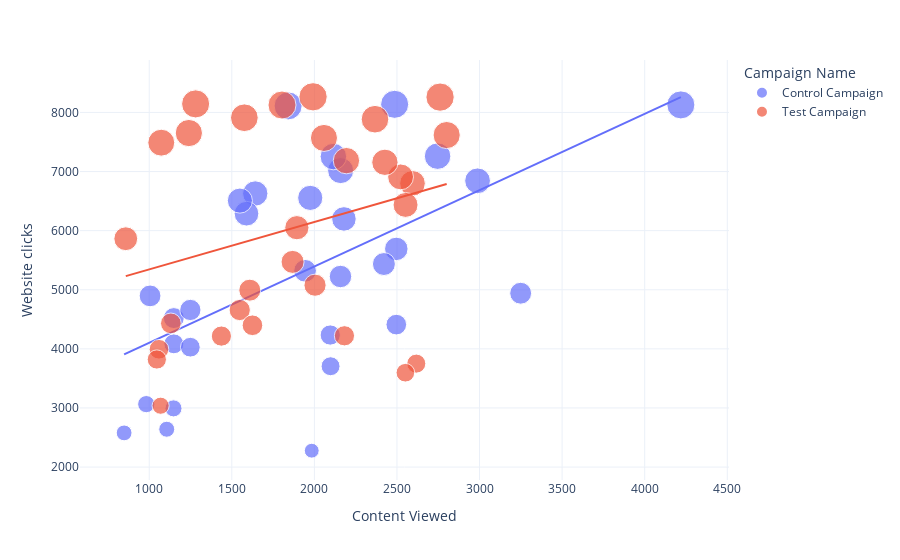

Notebook code cell kept with this figure:
### Markdown cell above
There’s only a difference of around 1% in the purchases made from both ad campaigns. As the Control campaign resulted in more sales in less amount spent on marketing, the control campaign wins here!

### Code cell
#Now let’s analyze some metrics to find which ad campaign converts more. 
#I will first look at the relationship between the number of website clicks and content viewed from both campaigns:

figure = px.scatter(data_frame=ab_data,
                   x="Content Viewed",
                   y="Website clicks",
                   size="Website clicks",
                   color="Campaign Name",
                   trendline="ols")
figure.show()

### Figure 1 — Plotly figure (JSON) as saved in the notebook; plotly's stock layout.template omitted (floating-point values rounded to 4 significant figures)
{"data": [{"hovertemplate": "Campaign Name=Control Campaign<br>Content Viewed=%{x}<br>Website clicks=%{marker.size}<extra></extra>", "legendgroup": "Control Campaign", "marker": {"color": "#636efa", "size": [7016, 2277, 8137, 2993, 6554, 4521, 4896, 5224, 6628, 7253, 3706, 8110, 2578, 5691, 6843, 4410, 4085, 4234, 5435, 4941, 6287, 8127, 6508, 4658, 3065, 5321.0, 4028, 2640, 7260, 6198], "sizemode": "area", "sizeref": 20.66, "symbol": "circle"}, "mode": "markers", "name": "Control Campaign", "orientation": "v", "showlegend": true, "type": "scatter", "x": [2159, 1984, 2486, 1147, 1975, 1149, 1005, 2158, 1642, 2115, 2098, 1841, 848, 2496, 2988, 2496, 1149, 2096, 2421, 3249, 1589, 4219, 1549, 1249, 982, 1944.0, 1249, 1106, 2746, 2179], "xaxis": "x", "y": [7016, 2277, 8137, 2993, 6554, 4521, 4896, 5224, 6628, 7253, 3706, 8110, 2578, 5691, 6843, 4410, 4085, 4234, 5435, 4941, 6287, 8127, 6508, 4658, 3065, 5321.0, 4028, 2640, 7260, 6198], "yaxis": "y"}, {"hovertemplate": "<b>OLS trendline</b><br>Website clicks = 1.29125 * Content Viewed + 2810.87<br>R<sup>2</sup>=0.326398<br><br>Campaign Name=Control Campaign<br>Content Viewed=%{x}<br>Website clicks=%{y} <b>(trend)</b><extra></extra>", "legendgroup": "Control Campaign", "marker": {"color": "#636efa", "symbol": "circle"}, "mode": "lines", "name": "Control Campaign", "showlegend": false, "type": "scatter", "x": [848, 982, 1005, 1106, 1147, 1149, 1149, 1249, 1249, 1549, 1589, 1642, 1841, 1944.0, 1975, 1984, 2096, 2098, 2115, 2158, 2159, 2179, 2421, 2486, 2496, 2496, 2746, 2988, 3249, 4219], "xaxis": "x", "y": [3906.0, 4079.0, 4109.0, 4239.0, 4292.0, 4295.0, 4295.0, 4424.0, 4424.0, 4811.0, 4863.0, 4931.0, 5188.0, 5321.0, 5361.0, 5373.0, 5517.0, 5520.0, 5542.0, 5597.0, 5599.0, 5625.0, 5937.0, 6021.0, 6034.0, 6034.0, 6357.0, 6669.0, 7006.0, 8259.0], "yaxis": "y"}, {"hovertemplate": "Campaign Name=Test Campaign<br>Content Viewed=%{x}<br>Website clicks=%{marker.size}<extra></extra>", "legendgroup": "Test Campaign", "marker": {"color": "#EF553B", "size": [3038, 8125, 3750, 8264, 7568, 3993, 4993, 6800, 7910, 6909, 7617, 4657, 6050, 5471, 4431, 5077, 7156, 3596, 3820, 6435, 8144, 7651, 7885, 4399, 4216, 5863, 7488, 4221, 7184, 8259], "sizemode": "area", "sizeref": 20.66, "symbol": "circle"}, "mode": "markers", "name": "Test Campaign", "orientation": "v", "showlegend": true, "type": "scatter", "x": [1069, 1804, 2617, 1992, 2058, 1059, 1609, 2594, 1576, 2522, 2801, 1548, 1894, 1868, 1131, 2004, 2427, 2551, 1046, 2552, 1281, 1240, 2367, 1625, 1437, 858, 1073, 2182, 2194, 2761], "xaxis": "x", "y": [3038, 8125, 3750, 8264, 7568, 3993, 4993, 6800, 7910, 6909, 7617, 4657, 6050, 5471, 4431, 5077, 7156, 3596, 3820, 6435, 8144, 7651, 7885, 4399, 4216, 5863, 7488, 4221, 7184, 8259], "yaxis": "y"}, {"hovertemplate": "<b>OLS trendline</b><br>Website clicks = 0.801598 * Content Viewed + 4542.96<br>R<sup>2</sup>=0.078623<br><br>Campaign Name=Test Campaign<br>Content Viewed=%{x}<br>Website clicks=%{y} <b>(trend)</b><extra></extra>", "legendgroup": "Test Campaign", "marker": {"color": "#EF553B", "symbol": "circle"}, "mode": "lines", "name": "Test Campaign", "showlegend": false, "type": "scatter", "x": [858, 1046, 1059, 1069, 1073, 1131, 1240, 1281, 1437, 1548, 1576, 1609, 1625, 1804, 1868, 1894, 1992, 2004, 2058, 2182, 2194, 2367, 2427, 2522, 2551, 2552, 2594, 2617, 2761, 2801], "xaxis": "x", "y": [5231.0, 5381.0, 5392.0, 5400.0, 5403.0, 5450.0, 5537.0, 5570.0, 5695.0, 5784.0, 5806.0, 5833.0, 5846.0, 5989.0, 6040.0, 6061.0, 6140.0, 6149.0, 6193.0, 6292.0, 6302.0, 6440.0, 6488.0, 6565.0, 6588.0, 6589.0, 6622.0, 6641.0, 6756.0, 6788.0], "yaxis": "y"}], "layout": {"legend": {"itemsizing": "constant", "title": {"text": "Campaign Name"}, "tracegroupgap": 0}, "margin": {"t": 60}, "xaxis": {"anchor": "y", "domain": [0, 1], "title": {"text": "Content Viewed"}}, "yaxis": {"anchor": "x", "domain": [0, 1], "title": {"text": "Website clicks"}}}}
